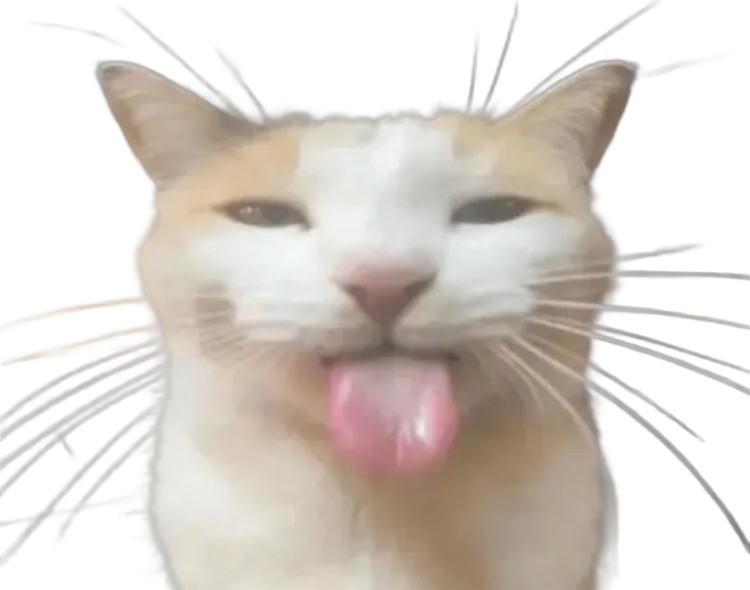
#> input picture branding/cat sticking tongue out.png, 750 x 590 px
$ python make_icons.py
#> lines starting #> are read from the running program, lines starting #| are printed output that depends on the picture; after the words box and inside, x2 and y2 are one past the last pixel; in counts of white or black regions, pixels touching at a corner belong together
#!/usr/bin/env python3
"""Render the plugin's icon set from branding/, so the panel matches the app.

Not shipped inside the plugin package — package_plugin.sh excludes it. Run it only when
the branding art changes:

    python3 plugin/premiere-uxp/make_icons.py
"""
import os
from PIL import Image, ImageDraw

HERE = os.path.dirname(os.path.abspath(__file__))
REPO = os.path.abspath(os.path.join(HERE, "..", ".."))
CAT = os.path.join(REPO, "branding", "cat sticking tongue out.png")
OUT = os.path.join(HERE, "icons")

TOP, BOTTOM = (255, 250, 252), (249, 196, 216)   # same near-white → tongue-pink as the app


def squircle(size: int, radius_ratio: float = 0.225) -> Image.Image:
    """The app's rounded-square treatment: pink gradient plate, cat multiplied on top."""
#> called with size = 52, radius_ratio = 0.225
    cat = Image.open(CAT).convert("RGB")
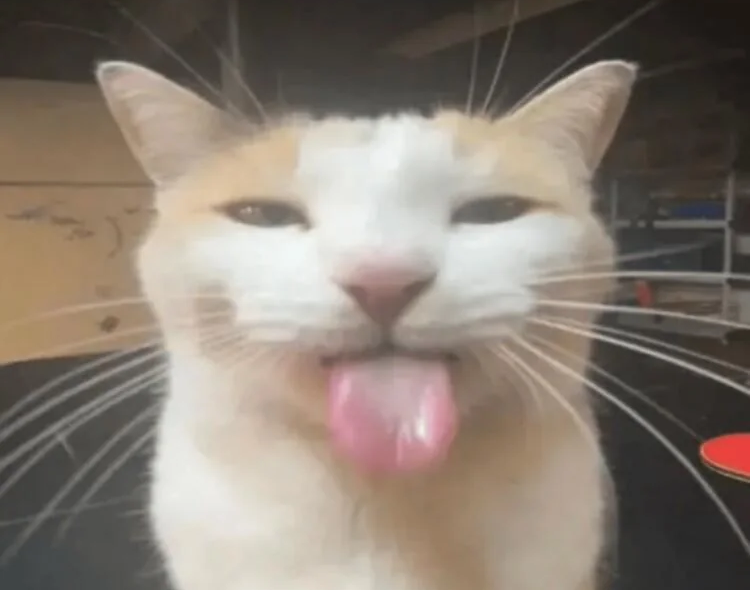
#> cat: PIL image 750x590 RGB; mean R, G, B 137.1, 125.9, 115.2
    side = min(cat.size)
#> side = 590
    cat = cat.crop(((cat.width - side) // 2, (cat.height - side) // 2,
                    (cat.width + side) // 2, (cat.height + side) // 2))
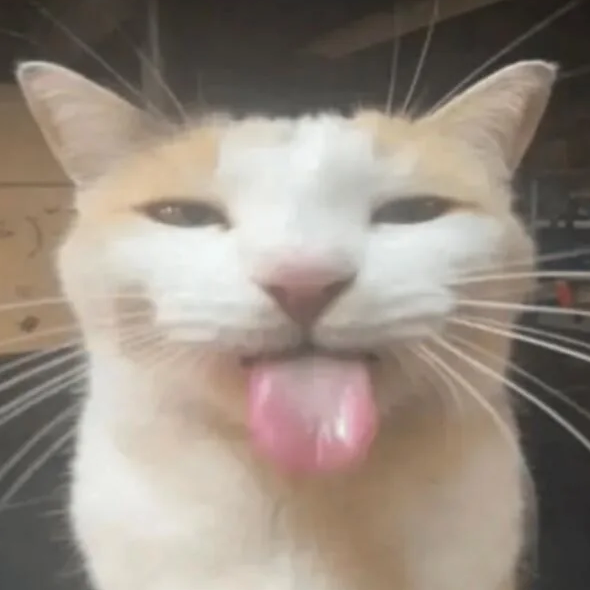
#> cat: PIL image 590x590 RGB; mean R, G, B 150.8, 139.7, 128.8
    cat = cat.resize((size, size), Image.LANCZOS)
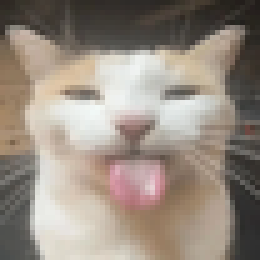
#> cat: PIL image 52x52 RGB (shown 5 times larger); mean R, G, B 150.8, 139.7, 128.8

    grad = Image.new("RGB", (1, size))
    for y in range(size):
        t = y / max(size - 1, 1)
        grad.putpixel((0, y), tuple(round(TOP[i] + (BOTTOM[i] - TOP[i]) * t) for i in range(3)))
    plate = grad.resize((size, size))
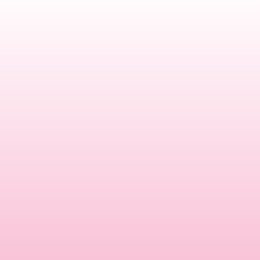
#> plate: PIL image 52x52 RGB (shown 5 times larger); mean R, G, B 252, 223, 234

    art = Image.blend(plate, cat, 0.88)
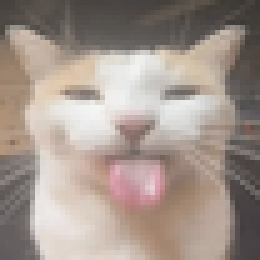
#> art: PIL image 52x52 RGB (shown 5 times larger); mean R, G, B 162.5, 149.2, 141

    mask = Image.new("L", (size * 4, size * 4), 0)
#> mask: PIL image 208x208 L; every value is 0
    ImageDraw.Draw(mask).rounded_rectangle(
        [0, 0, size * 4 - 1, size * 4 - 1],
        radius=int(size * 4 * radius_ratio), fill=255)
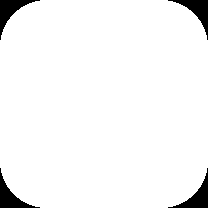
#> mask: PIL image 208x208 L; 95.7% white; 4 black regions, box (x1, y1, x2, y2) and area: (0, 0, 40, 40) 470, (168, 0, 208, 40) 470, (0, 168, 40, 208) 470, (168, 168, 208, 208) 470
    mask = mask.resize((size, size), Image.LANCZOS)
#> mask: PIL image 52x52 L

    out = Image.new("RGBA", (size, size), (0, 0, 0, 0))
#> out: PIL image 52x52 RGBA; every value is 0
    out.paste(art, (0, 0), mask)
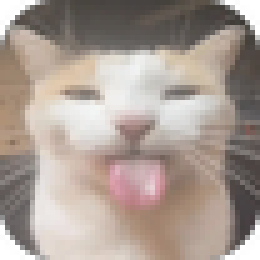
#> out: PIL image 52x52 RGBA (shown 5 times larger); mean R, G, B, A 158.9, 145.8, 137.7, 244; transparent parts drawn white
    return out


def main():
    os.makedirs(OUT, exist_ok=True)
    written = []
    # Panel footer mark (rendered at 26 CSS px, so 52 covers a 2x display).
    for name, size in [("cat.png", 52),
                       ("plugin-icon.png", 48), ("plugin-icon@2x.png", 96),
                       ("panel.png", 23), ("panel@2x.png", 46)]:
        path = os.path.join(OUT, name)
        squircle(size).save(path)
        written.append(f"{name} ({size}px)")
    print("wrote " + ", ".join(written) + f"\n  -> {OUT}")


if __name__ == "__main__":
    main()
